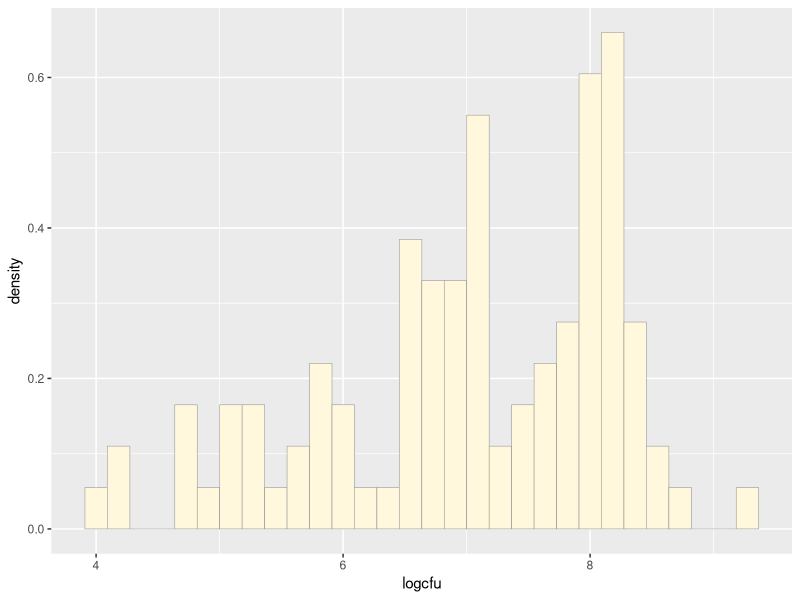
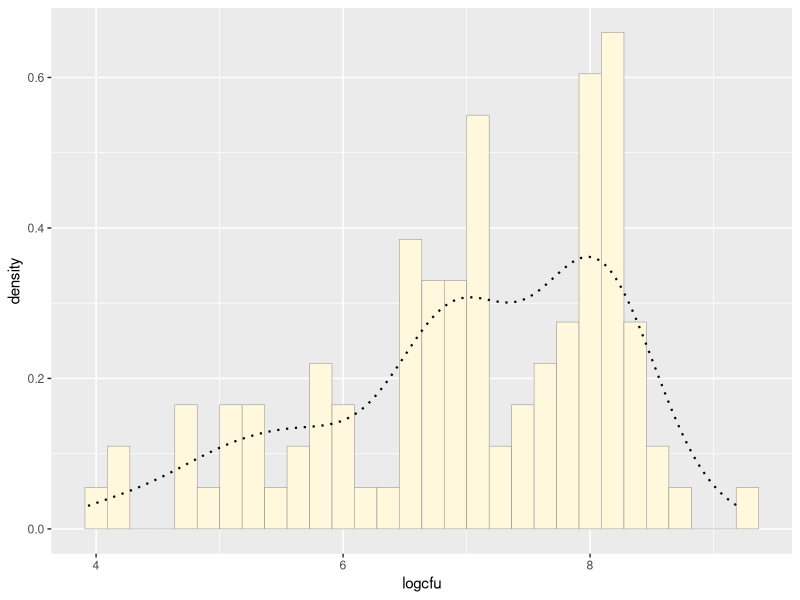
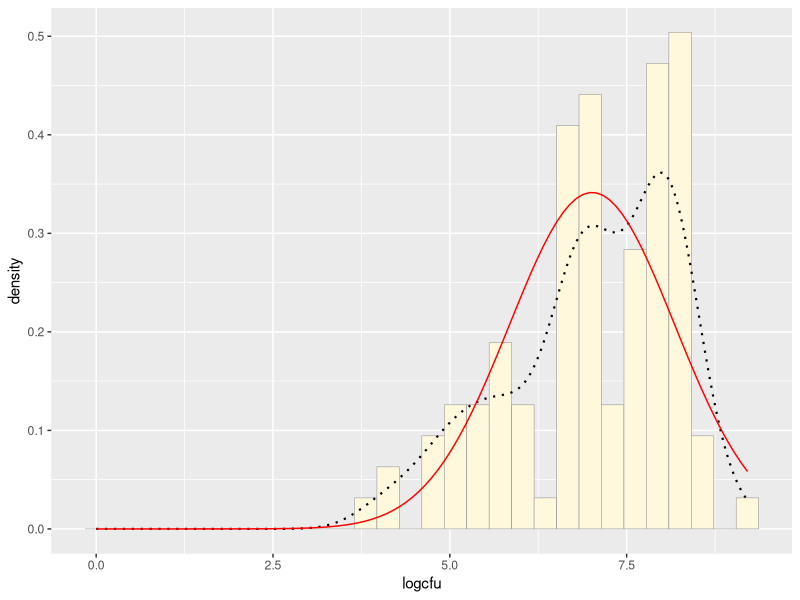
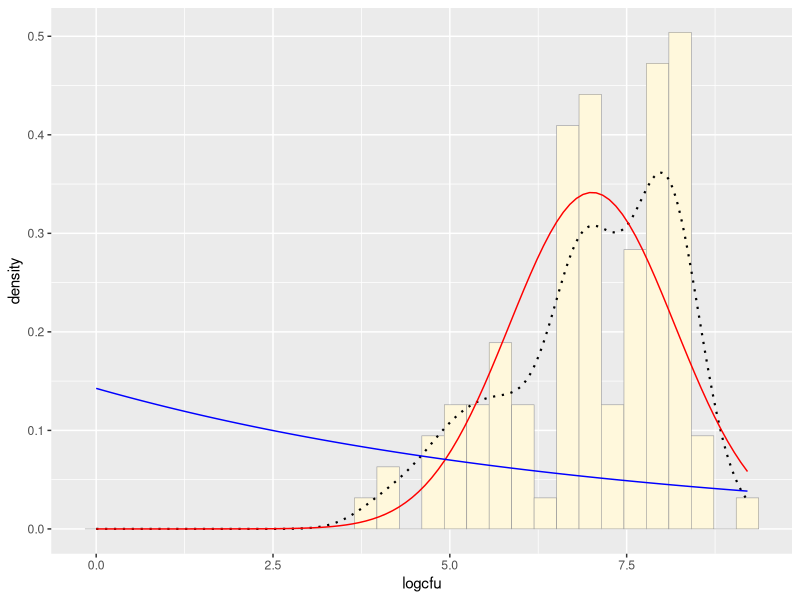
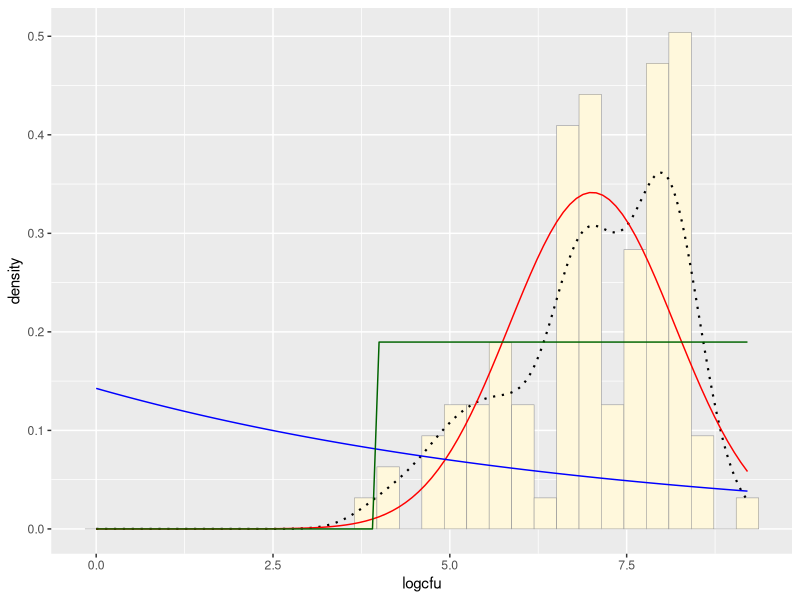
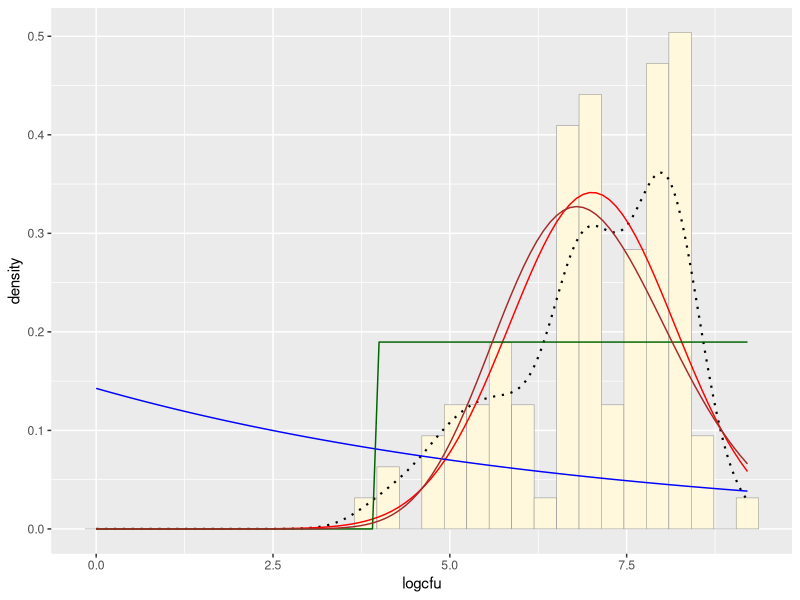
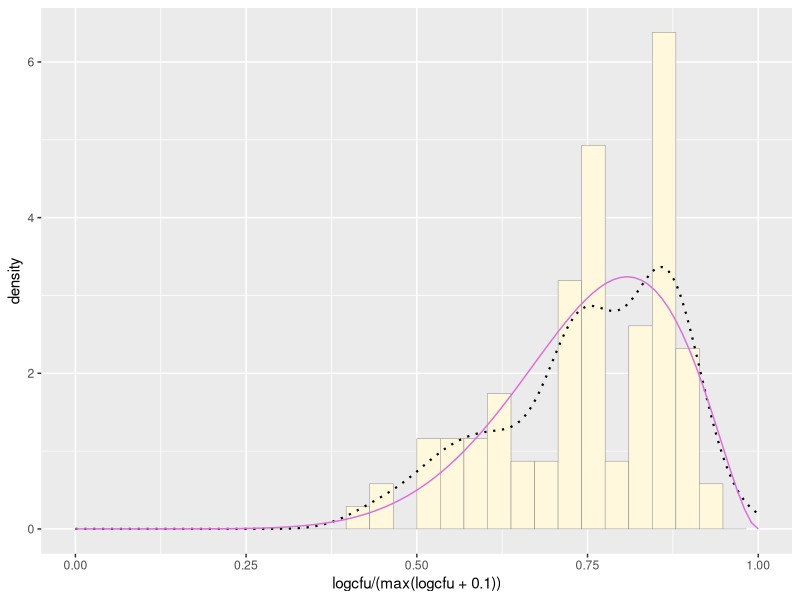
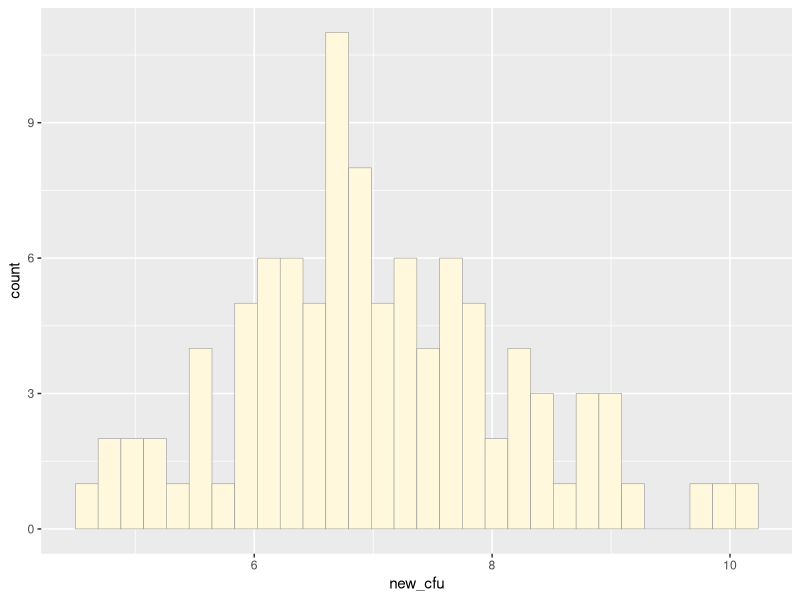

Write R code to recreate these figures, in order.
## ---- chunk 1
knitr::opts_chunk$set(echo = TRUE)
## ---- chunk 2
z <- read.table("BiofilmCounts.csv",header=TRUE,sep=",") ##BiofilmCounts is my own generated data
z <- z[complete.cases(z), ]
str(z)
summary(z)

## ---- chunk 3
library(ggplot2) # for graphics
library(MASS) # for maximum likelihood estimation
## ---- chunk 4
p1 <- ggplot(data=z, aes(x=logcfu, y=..density..)) +
  geom_histogram(color="grey60",fill="cornsilk",size=0.2) 
print(p1) # a histogram on that shows the distribution of my primary outcome, log cfu/coupon
## ---- chunk 5
p1 <-  p1 +  geom_density(linetype="dotted",size=0.75)
print(p1) #Empirical density curve
## ---- chunk 6
normPars <- fitdistr(z$logcfu,"normal")
print(normPars)
str(normPars)
normPars$estimate["mean"] ## fitting a normal distribution to my data and grabing the maximum likelihood estimators of the two parameters of the normal: The mean and the variance


## ---- chunk 7
meanML <- normPars$estimate["mean"]
sdML <- normPars$estimate["sd"]

xval <- seq(0,max(z$logcfu),len=length(z$logcfu))

 stat <- stat_function(aes(x = xval, y = ..y..), fun = dnorm, colour="red", n = length(z$logcfu), args = list(mean = meanML, sd = sdML))
 p1 + stat
 
 #this generated a probability density for the normal distribution
## ---- chunk 8
expoPars <- fitdistr(z$logcfu,"exponential")
rateML <- expoPars$estimate["rate"]

stat2 <- stat_function(aes(x = xval, y = ..y..), fun = dexp, colour="blue", n = length(z$logcfu), args = list(rate=rateML))
 p1 + stat + stat2
 
## ---- chunk 9
stat3 <- stat_function(aes(x = xval, y = ..y..), fun = dunif, colour="darkgreen", n = length(z$logcfu), args = list(min=min(z$logcfu), max=max(z$logcfu)))
 p1 + stat + stat2 + stat3

## ---- chunk 10
gammaPars <- fitdistr(z$logcfu,"gamma")
shapeML <- gammaPars$estimate["shape"]
rateML <- gammaPars$estimate["rate"]

stat4 <- stat_function(aes(x = xval, y = ..y..), fun = dgamma, colour="brown", n = length(z$logcfu), args = list(shape=shapeML, rate=rateML))
 p1 + stat + stat2 + stat3 + stat4

## ---- chunk 11
pSpecial <- ggplot(data=z, aes(x=logcfu/(max(logcfu + 0.1)), y=..density..)) +
  geom_histogram(color="grey60",fill="cornsilk",size=0.2) + 
  xlim(c(0,1)) +
  geom_density(size=0.75,linetype="dotted")

betaPars <- fitdistr(x=z$logcfu/max(z$logcfu + 0.1),start=list(shape1=1,shape2=2),"beta")
shape1ML <- betaPars$estimate["shape1"]
shape2ML <- betaPars$estimate["shape2"]

statSpecial <- stat_function(aes(x = xval, y = ..y..), fun = dbeta, colour="orchid", n = length(z$logcfu), args = list(shape1=shape1ML,shape2=shape2ML))
pSpecial + statSpecial

## ---- chunk 12
y <- rgamma(n=length(z$logcfu), shape =shapeML, rate=rateML)

y <- data.frame(1:length(z$logcfu),y)
names(y) <- list("ID", "new_cfu")
str(y)
summary(y)
psim<- ggplot(data=y, aes(x=new_cfu),  y=..density..) + 
  geom_histogram(color="grey60", fill="cornsilk", size=0.2)
print(psim)

##now for the gamma distribution curve...

## first, i determine the parameters..

simgammaPars<-fitdistr(y$new_cfu, "gamma")
print(simgammaPars)
 psim2<- psim + geom_density(linetype="dotted",size=0.75)
print(psim2)


## ---- chunk 13

p1 <- ggplot(data=z, aes(x=logcfu, y=..density..)) +
  geom_histogram(color="grey60",fill="cornsilk",size=0.2) 

p1 <-p1 + geom_density(linetype="dotted",size=0.75)

print (p1)
